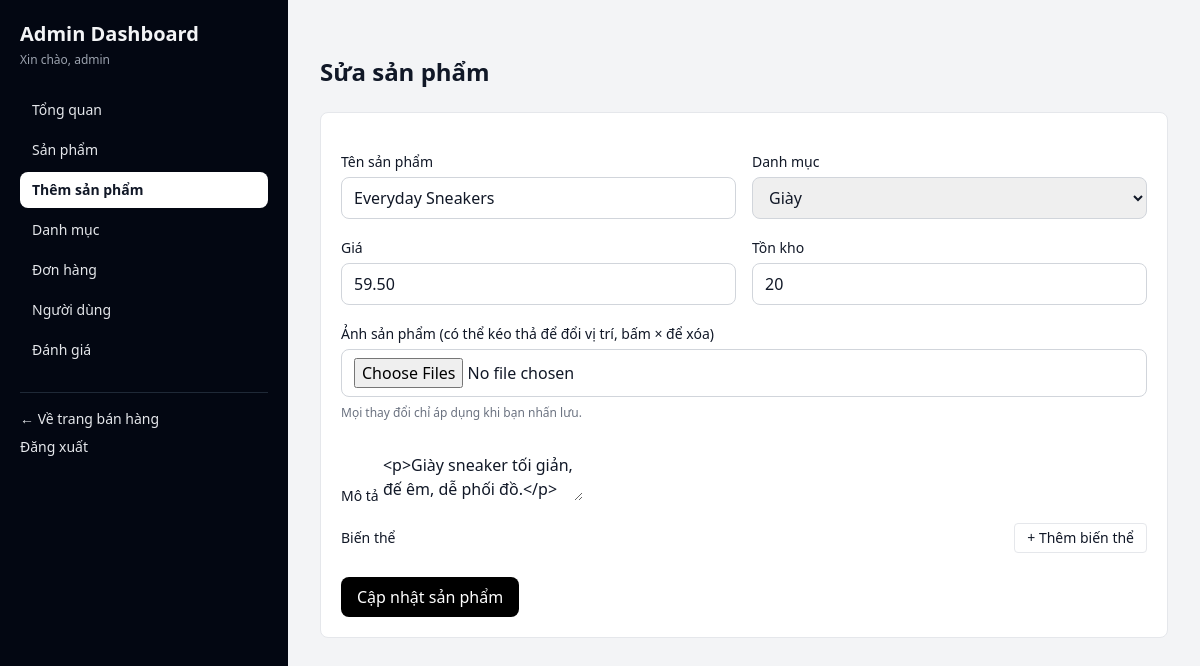
Page /admin/product_form.php?id=3 (signed in) on the committed database.
### tables this page shows
CREATE TABLE IF NOT EXISTS products (
  id INT UNSIGNED AUTO_INCREMENT PRIMARY KEY,
  category_id INT UNSIGNED NULL,
  name VARCHAR(150) NOT NULL,
  description LONGTEXT NOT NULL,
  price DECIMAL(10,2) NOT NULL,
  image_url VARCHAR(255) DEFAULT NULL,
  image_urls JSON DEFAULT NULL,
  stock INT UNSIGNED NOT NULL DEFAULT 0,
  created_at TIMESTAMP NOT NULL DEFAULT CURRENT_TIMESTAMP,
  updated_at TIMESTAMP NULL DEFAULT NULL ON UPDATE CURRENT_TIMESTAMP,
  CONSTRAINT fk_products_category_id FOREIGN KEY (category_id) REFERENCES categories(id) ON DELETE SET NULL,
  INDEX idx_products_created_at (created_at)
);

CREATE TABLE IF NOT EXISTS categories (
  id INT UNSIGNED AUTO_INCREMENT PRIMARY KEY,
  name VARCHAR(120) NOT NULL UNIQUE,
  slug VARCHAR(140) NOT NULL UNIQUE,
  created_at TIMESTAMP NOT NULL DEFAULT CURRENT_TIMESTAMP
);

### admin/product_form.php (the view, shortened to what this page needs)
<?php
require_once __DIR__ . '/../config/db.php';
$editingId = (int) ($_GET['id'] ?? 0);
$productEditing = null;
if ($editingId > 0) {
    $editStmt = $pdo->prepare('SELECT * FROM products WHERE id = :id LIMIT 1');
    $editStmt->execute(['id' => $editingId]);
    $productEditing = $editStmt->fetch();
}
$categories = $pdo->query('SELECT id, name FROM categories ORDER BY name ASC')->fetchAll();
require_once __DIR__ . '/../includes/admin_header.php';
?>
<link href="https://cdn.jsdelivr.net/npm/summernote@0.9.0/dist/summernote-lite.min.css" rel="stylesheet">
<section class="space-y-6">
  <div class="flex items-center justify-between">
    <h1 class="text-2xl font-bold"><?= $productEditing ? 'Sửa sản phẩm' : 'Thêm sản phẩm'; ?></h1>
  </div>
  <form method="post" enctype="multipart/form-data" class="bg-white rounded-lg border border-gray-200 p-5 space-y-4">
    <div class="grid md:grid-cols-2 gap-4">
      <div>
        <label class="text-sm">Tên sản phẩm</label>
        <input name="name" required class="mt-1 w-full rounded-lg border border-gray-300 px-3 py-2" value="<?= htmlspecialchars((string) ($productEditing['name'] ?? ''), ENT_QUOTES, 'UTF-8'); ?>" />
      </div>
      <div>
        <label class="text-sm">Danh mục</label>
        <select name="category_id" class="mt-1 w-full rounded-lg border border-gray-300 px-3 py-2">
          <?php foreach ($categories as $category): ?>
            <option value="<?= (int) $category['id']; ?>" <?= (int) ($productEditing['category_id'] ?? 0) === (int) $category['id'] ? 'selected' : ''; ?>>
              <?= htmlspecialchars((string) $category['name'], ENT_QUOTES, 'UTF-8'); ?>
            </option>
          <?php endforeach; ?>
        </select>
      </div>
      <div>
        <label class="text-sm">Giá</label>
        <input type="number" step="0.01" min="0" name="price" required class="mt-1 w-full rounded-lg border border-gray-300 px-3 py-2" value="<?= htmlspecialchars((string) ($productEditing['price'] ?? ''), ENT_QUOTES, 'UTF-8'); ?>" />
      </div>
      <div>
        <label class="text-sm">Tồn kho</label>
        <input type="number" min="0" name="stock" required class="mt-1 w-full rounded-lg border border-gray-300 px-3 py-2" value="<?= htmlspecialchars((string) ($productEditing['stock'] ?? ''), ENT_QUOTES, 'UTF-8'); ?>" />
      </div>
      <div class="md:col-span-2">
        <label class="text-sm">Ảnh sản phẩm (có thể kéo thả để đổi vị trí, bấm × để xóa)</label>
        <input id="images-input" type="file" name="images[]" accept="image/*" multiple class="mt-1 w-full rounded-lg border border-gray-300 px-3 py-2" />
        <p class="text-xs text-gray-500 mt-2">Mọi thay đổi chỉ áp dụng khi bạn nhấn lưu.</p>
      </div>
    </div>
    <div>
      <label class="text-sm">Mô tả</label>
      <textarea id="summernote" name="description" class="mt-1"><?= htmlspecialchars((string) ($productEditing['description'] ?? ''), ENT_QUOTES, 'UTF-8'); ?></textarea>
    </div>
    <div>
      <div class="flex items-center justify-between mb-2">
        <label class="text-sm">Biến thể</label>
        <button id="add-variant" type="button" class="rounded border px-3 py-1 text-sm hover:opacity-80 transition">+ Thêm biến thể</button>
      </div>
    </div>
    <button class="rounded-lg bg-black text-white px-4 py-2 hover:opacity-80 transition">
      <?= $productEditing ? 'Cập nhật sản phẩm' : 'Thêm sản phẩm'; ?>
    </button>
  </form>
</section>
<?php require_once __DIR__ . '/../includes/admin_footer.php'; ?>

### rows in the picture
products: name "Everyday Sneakers", category_id "Giày", price "59.50", stock "20", description "<p>Giày sneaker tối giản, đế êm, dễ phối đồ.</p>"

### other values in the picture
$user['username'] "admin"
$label "Tổng quan"
$label "Sản phẩm"
$label "Thêm sản phẩm"
$label "Danh mục"
$label "Đơn hàng"
$label "Người dùng"
$label "Đánh giá"
